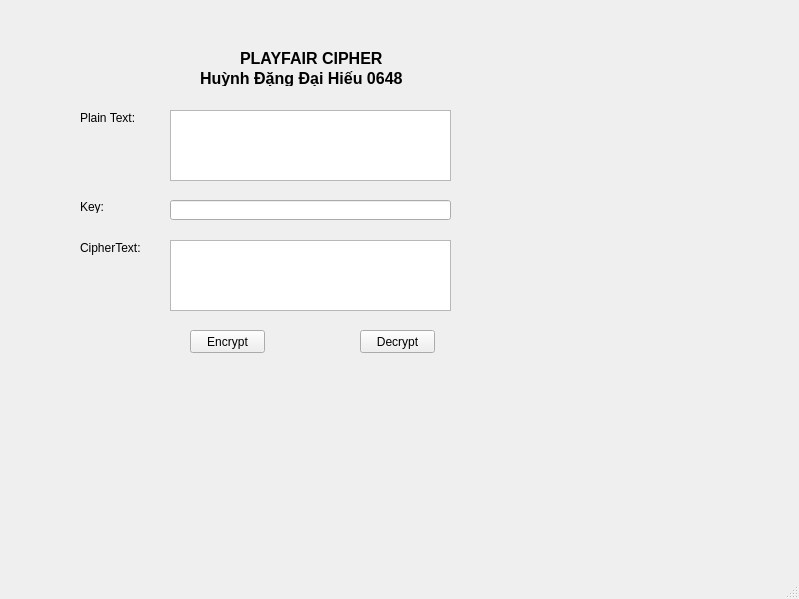
<?xml version="1.0" encoding="UTF-8"?>
<ui version="4.0">
 <class>MainWindow</class>
 <widget class="QMainWindow" name="MainWindow">
  <property name="geometry">
   <rect>
    <x>0</x>
    <y>0</y>
    <width>799</width>
    <height>599</height>
   </rect>
  </property>
  <property name="windowTitle">
   <string>MainWindow</string>
  </property>
  <widget class="QWidget" name="centralwidget">
   <widget class="QPushButton" name="btn_decrypt">
    <property name="geometry">
     <rect>
      <x>360</x>
      <y>330</y>
      <width>75</width>
      <height>23</height>
     </rect>
    </property>
    <property name="text">
     <string>Decrypt</string>
    </property>
   </widget>
   <widget class="QTextEdit" name="txt_cipher_text">
    <property name="geometry">
     <rect>
      <x>170</x>
      <y>240</y>
      <width>281</width>
      <height>71</height>
     </rect>
    </property>
   </widget>
   <widget class="QLabel" name="label_5">
    <property name="geometry">
     <rect>
      <x>80</x>
      <y>240</y>
      <width>61</width>
      <height>16</height>
     </rect>
    </property>
    <property name="text">
     <string>CipherText:</string>
    </property>
   </widget>
   <widget class="QLabel" name="label_2">
    <property name="geometry">
     <rect>
      <x>200</x>
      <y>70</y>
      <width>221</width>
      <height>16</height>
     </rect>
    </property>
    <property name="font">
     <font>
      <pointsize>12</pointsize>
      <weight>75</weight>
      <bold>true</bold>
     </font>
    </property>
    <property name="text">
     <string>Huỳnh Đặng Đại Hiếu 0648</string>
    </property>
   </widget>
   <widget class="QLabel" name="label_3">
    <property name="geometry">
     <rect>
      <x>80</x>
      <y>110</y>
      <width>71</width>
      <height>16</height>
     </rect>
    </property>
    <property name="text">
     <string>Plain Text:</string>
    </property>
   </widget>
   <widget class="QPushButton" name="btn_encrypt">
    <property name="geometry">
     <rect>
      <x>190</x>
      <y>330</y>
      <width>75</width>
      <height>23</height>
     </rect>
    </property>
    <property name="text">
     <string>Encrypt</string>
    </property>
   </widget>
   <widget class="QLabel" name="label">
    <property name="geometry">
     <rect>
      <x>240</x>
      <y>50</y>
      <width>151</width>
      <height>16</height>
     </rect>
    </property>
    <property name="font">
     <font>
      <pointsize>12</pointsize>
      <weight>75</weight>
      <bold>true</bold>
     </font>
    </property>
    <property name="text">
     <string>PLAYFAIR CIPHER</string>
    </property>
   </widget>
   <widget class="QLabel" name="label_4">
    <property name="geometry">
     <rect>
      <x>80</x>
      <y>200</y>
      <width>47</width>
      <height>13</height>
     </rect>
    </property>
    <property name="text">
     <string>Key:</string>
    </property>
   </widget>
   <widget class="QTextEdit" name="txt_plain_text">
    <property name="geometry">
     <rect>
      <x>170</x>
      <y>110</y>
      <width>281</width>
      <height>71</height>
     </rect>
    </property>
   </widget>
   <widget class="QLineEdit" name="txt_key">
    <property name="geometry">
     <rect>
      <x>170</x>
      <y>200</y>
      <width>281</width>
      <height>20</height>
     </rect>
    </property>
   </widget>
  </widget>
  <widget class="QMenuBar" name="menubar">
   <property name="geometry">
    <rect>
     <x>0</x>
     <y>0</y>
     <width>799</width>
     <height>21</height>
    </rect>
   </property>
  </widget>
  <widget class="QStatusBar" name="statusbar"/>
 </widget>
 <resources/>
 <connections/>
</ui>
